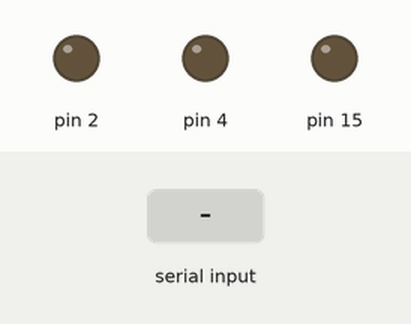
The program below on a simulated Arduino Uno, built with avr-gcc and run on an emulated ATmega328P. On the bench: output pins drawn as LEDs (lit = HIGH). The test bench sets the inputs (shaded band). What the program prints to the serial monitor is not drawn.

Above: at 1.2 s.
1.3 s: "1" received over Serial
At 2.5 s:
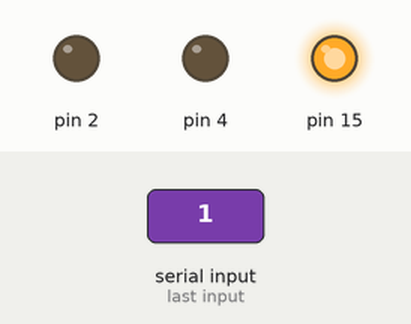
2.8 s: "2" received over Serial
At 3.7 s:
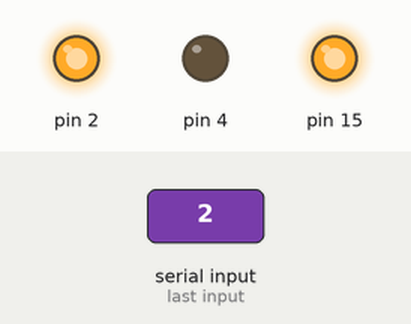
4.3 s: "3" received over Serial
At 4.8 s:
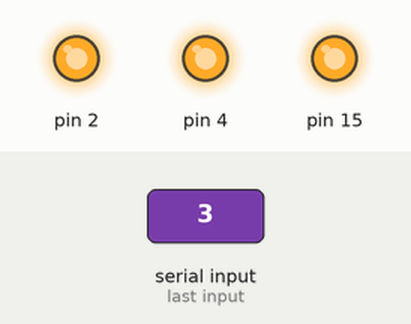
5.8 s: "1" received over Serial
At 7.0 s:
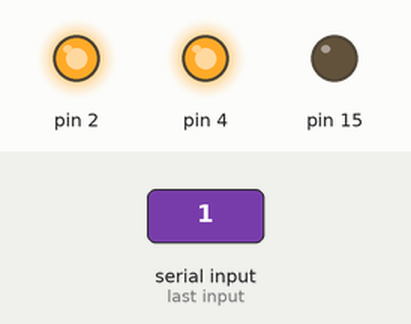
7.3 s: "2" received over Serial
At 8.3 s:
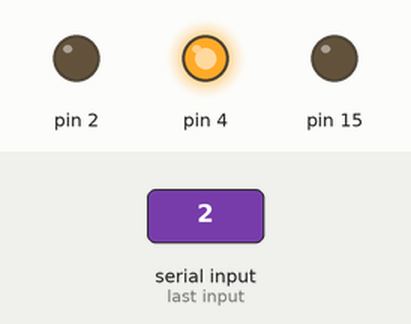
Timing chart, 0 to 9.8 s (numbered marks = the images above; inputs shaded):
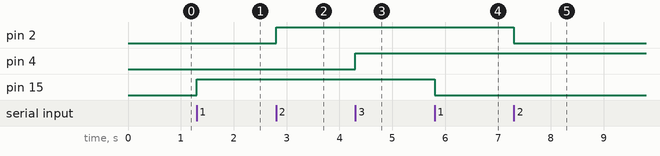

The program:

main.cpp
```cpp
#include <Arduino.h>

void setup() {
    Serial.begin(115200);
    pinMode(15, OUTPUT);
    pinMode(2, OUTPUT);
    pinMode(4, OUTPUT);
    Serial.println("发送 '1' 改变LED1，发送 '2' 改变LED2，发送 '3' 改变LED3，其余指令无效");
}

void loop() {
    if (Serial.available() > 0) {
        char cmd = Serial.read();

        if (cmd == '1') {
            digitalWrite(15, !digitalRead(15)); // 切换LED1状态
            Serial.println("LED1 状态已切换");
        }
        else if (cmd == '2') {
            digitalWrite(2, !digitalRead(2)); // 切换LED2状态
            Serial.println("LED2 状态已切换");
        }
        else if (cmd == '3') {
            digitalWrite(4, !digitalRead(4)); // 切换LED3状态
            Serial.println("LED3 状态已切换");
        }
        else {
            Serial.println("无效指令，请发送 '1'、'2' 或 '3'");
        }
    }
}
```

Measured:
- after the input at 1.3 s, pin 15: LOW → HIGH at once
- after the input at 2.8 s, pin 2: LOW → HIGH at once
- after the input at 4.3 s, pin 4: LOW → HIGH at once
- after the input at 5.8 s, pin 15: HIGH → LOW at once
- after the input at 7.3 s, pin 2: HIGH → LOW at once
